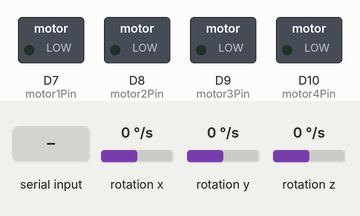
The sketch below on a simulated Arduino Nano 33 BLE. On the bench: switched loads named in the sketch (green lamp = pin HIGH). Inputs (shaded band) come from the test bench; at power-on: rotation x 0 °/s, rotation y 0 °/s, rotation z 0 °/s. What the sketch prints to the serial monitor is not drawn.

Above: at 3.2 s.
3.3 s: "90,45\n" received over Serial
At 4.5 s:
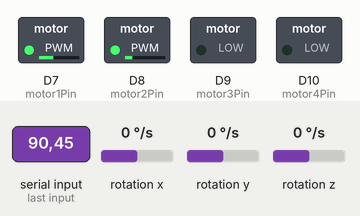
4.8 s: "30,150\n" received over Serial
At 6.0 s:
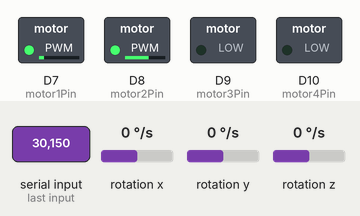
6.3 s: "5\n" received over Serial
At 6.6 s:
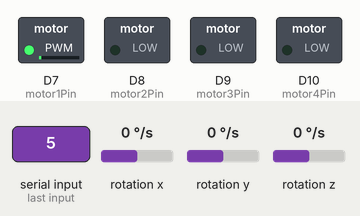
7.8 s: "90\n" received over Serial
At 9.0 s:
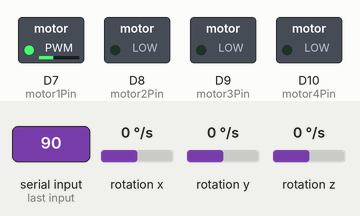
9.3 s: "200\n" received over Serial
At 10.6 s:
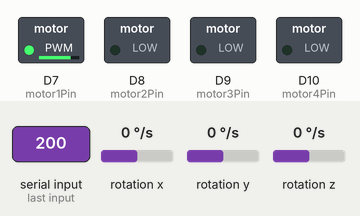
Timing chart, 0 to 11.8 s (numbered marks = the images above; inputs shaded):
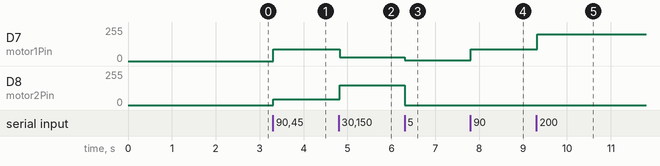

Measured:
- after the input at 3.3 s, D7 (motor1Pin): 0/255 → 90/255 at once; D8 (motor2Pin): 0/255 → 45/255 at once
- after the input at 4.8 s, D7 (motor1Pin): 90/255 → 30/255 at once; D8 (motor2Pin): 45/255 → 150/255 at once
- after the input at 6.3 s, D7 (motor1Pin): 30/255 → 5/255 at once; D8 (motor2Pin): 150/255 → 0/255 at once
- after the input at 7.8 s, D7 (motor1Pin): 5/255 → 90/255 at once
- after the input at 9.3 s, D7 (motor1Pin): 90/255 → 200/255 at once

The sketch:

log_imu.ino
```cpp
#include <Arduino_LSM9DS1.h>
#include <ArduinoBLE.h>

const int motor1Pin = 7;
const int motor2Pin = 8;
const int motor3Pin = 9;
const int motor4Pin = 10;

void setup() {
  Serial.begin(115200);
  delay(2000);
//  while(!Serial);

  // Start IMU
  if (!IMU.begin()) {
    Serial.println("Failed to initialized IMU!");
    while (1);
  }

  IMU.setContinuousMode();
  const float acceleration_sample_rate = IMU.accelerationSampleRate();
  const float gyroscope_sample_rate = IMU.gyroscopeSampleRate();

  pinMode(motor1Pin, OUTPUT);
  pinMode(motor2Pin, OUTPUT);
  pinMode(motor3Pin, OUTPUT);
  pinMode(motor4Pin, OUTPUT);
}

void loop() {
  static float gx, gy, gz;

  if (IMU.gyroscopeAvailable()) {
    IMU.readGyroscope(gx, gy, gz);
  }

  if (Serial.available()) {
    String input_str = Serial.readStringUntil('\n');
    int idx = 0;
    int motor_intensities[4] = {0, 0, 0, 0};

    // Parse the comma-separated angles string
    for (int i = 0; i < input_str.length(); i++) {
      if (input_str[i] == ',') {
        idx++;
      } else {
        motor_intensities[idx] = motor_intensities[idx] * 10 + input_str[i] - '0';
      }
    }

    // output to vibration motors
    for (int i = 0; i < 4; i++) {
      int motor_intensity = motor_intensities[i];
      analogWrite(motor1Pin + i, motor_intensity);
    }
  }

  delay(20);

  Serial.print(gx);
  Serial.print(",");
  Serial.print(gy);
  Serial.print(",");
  Serial.println(gz);
}
```
